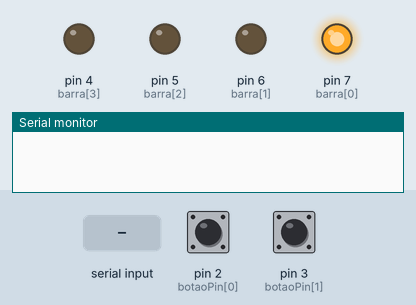
Simulated run of this sketch. Board: Arduino Uno, built with avr-gcc and run on an emulated ATmega328P. Shown: output pins drawn as LEDs (lit = HIGH), the last lines printed to the serial monitor. The test bench sets the inputs (shaded band); at power-on: pin 2 (botaoPin[0]) LOW, pin 3 (botaoPin[1]) LOW.

Above: at 0.01 s.
At 0.4 s:
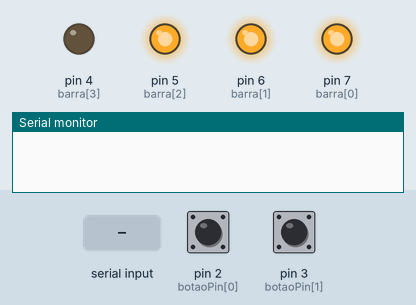
At 1.9 s:
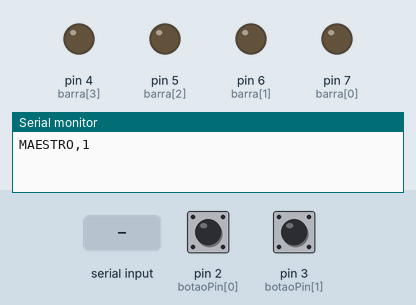
2.0 s: pin 2 (botaoPin[0]) pulled HIGH for 0.15 s
3.6 s: pin 3 (botaoPin[1]) pulled HIGH for 0.15 s
5.2 s: "PING\n" received over Serial
Timing chart, 0 to 8.2 s (numbered marks = the images above; inputs shaded):
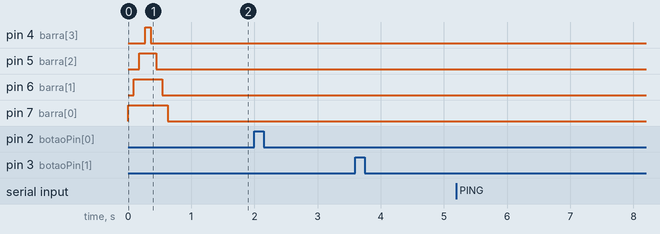

The sketch:

controle-maestro.ino
```cpp
/*
 * Maestro do Caos: controle de dois botões para o jogo.
 *
 * Circuito (o mesmo da protoboard):
 *   Botão azul (direito):     entre 5V e o pino 2, com resistor de 10 kΩ do pino 2 para o GND (pull-down)
 *   Botão vermelho (esquerdo): entre 5V e o pino 3, com resistor de 10 kΩ do pino 3 para o GND (pull-down)
 *   LEDs nos pinos 4, 5, 6 e 7, cada um com resistor de 220 Ω para o GND
 *     pino 7 fica na ponta esquerda da fileira e o pino 4 na ponta direita
 *
 * O que o controle faz:
 *   - Cada toque é enviado ao jogo pela USB como "B,E,<ms>" (esquerdo) ou "B,D,<ms>" (direito).
 *   - Os 4 LEDs mostram o combo: o jogo manda um nivel de 0 a 4 e acende essa quantidade, da esquerda
 *     para a direita. Com os 4 acesos o multiplicador de pontos está no máximo (×5).
 *   - Ao errar, o combo zera: os LEDs piscam duas vezes e apagam.
 *
 * Para testar sem o jogo, abra o Monitor Serial (115200) e envie C,0 até C,4.
 * Se os lados ficarem trocados, inverta LADO para {'E', 'D'}.
 */

const int botaoPin[2] = {2, 3};
const char LADO[2] = {'D', 'E'};          // pino 2 = direito (azul), pino 3 = esquerdo (vermelho)
const int BOTAO_APERTADO = HIGH;          // com pull-down, o pino fica HIGH quando aperta

const int barra[4] = {7, 6, 5, 4};        // ordem em que os LEDs acendem: da esquerda para a direita

const unsigned long DEBOUNCE_MS = 15;
const unsigned long PISCA_MS = 90;        // duração de cada metade da piscada ao perder o combo
const bool MOSTRAR_TEXTO = false;         // true mostra mensagens legíveis no Monitor Serial (Tinkercad)

// leitura dos botões
int estadoEstavel[2] = {LOW, LOW};
int ultimaLeitura[2] = {LOW, LOW};
unsigned long mudouEm[2] = {0, 0};

// combo
int nivel = 0;                            // 0 a 4 LEDs acesos
int nivelAntes = 0;                       // nível antes de perder o combo (para a piscada)
unsigned long piscandoDesde = 0;
bool piscando = false;

String comando = "";
unsigned long ultimoCaractere = 0;

void lerBotoes();
void botaoPressionado(int i);
void mudarNivel(int novo);
void atualizarLeds();
void lerComandos();
void executar(String c);

void setup() {
  Serial.begin(115200);
  for (int i = 0; i < 2; i++) {
    pinMode(botaoPin[i], INPUT);
  }
  for (int i = 0; i < 4; i++) {
    pinMode(barra[i], OUTPUT);
  }
  // animação de boas-vindas: a barra enche e esvazia
  for (int i = 0; i < 4; i++) { digitalWrite(barra[i], HIGH); delay(90); }
  for (int i = 3; i >= 0; i--) { digitalWrite(barra[i], LOW); delay(90); }
  Serial.println("MAESTRO,1");
  if (MOSTRAR_TEXTO) {
    Serial.println("Controle pronto. Aperte os botões ou envie C,0 a C,4.");
  }
}

void loop() {
  lerBotoes();
  lerComandos();
  atualizarLeds();
}

void lerBotoes() {
  unsigned long agora = millis();
  for (int i = 0; i < 2; i++) {
    int leitura = digitalRead(botaoPin[i]);
    if (leitura != ultimaLeitura[i]) {
      ultimaLeitura[i] = leitura;
      mudouEm[i] = agora;
    }
    if (agora - mudouEm[i] >= DEBOUNCE_MS && leitura != estadoEstavel[i]) {
      estadoEstavel[i] = leitura;
      if (leitura == BOTAO_APERTADO) {
        botaoPressionado(i);      // só uma vez por toque, mesmo segurando o botão
      }
    }
  }
}

void botaoPressionado(int i) {
  Serial.print("B,");
  Serial.print(LADO[i]);
  Serial.print(',');
  Serial.println(millis());
  if (MOSTRAR_TEXTO) {
    Serial.println(LADO[i] == 'E' ? "  botão esquerdo (vermelho)" : "  botão direito (azul)");
  }
}

void mudarNivel(int novo) {
  if (novo < 0) novo = 0;
  if (novo > 4) novo = 4;
  if (novo < nivel && nivel > 0) {
    // perdeu o combo: pisca os LEDs que estavam acesos
    nivelAntes = nivel;
    piscando = true;
    piscandoDesde = millis();
  }
  nivel = novo;
}

void atualizarLeds() {
  int acesos = nivel;
  if (piscando) {
    unsigned long passou = millis() - piscandoDesde;
    if (passou >= 4 * PISCA_MS) {
      piscando = false;
    } else {
      bool ligado = (passou / PISCA_MS) % 2 == 0;   // liga, desliga, liga, desliga
      acesos = ligado ? nivelAntes : 0;
    }
  }
  for (int i = 0; i < 4; i++) {
    digitalWrite(barra[i], i < acesos ? HIGH : LOW);
  }
}

void lerComandos() {
  while (Serial.available() > 0) {
    char c = Serial.read();
    ultimoCaractere = millis();
    if (c == '\n' || c == '\r') {
      if (comando.length() > 0) {
        executar(comando);
        comando = "";
      }
    } else if (comando.length() < 20) {
      comando += c;
    }
  }
  // no Monitor Serial sem "Nova linha" o comando chega sem fim de linha
  if (comando.length() > 0 && millis() - ultimoCaractere > 200) {
    executar(comando);
    comando = "";
  }
}

void executar(String c) {
  c.trim();
  c.toUpperCase();
  if (c.length() == 3 && c.charAt(0) == 'C' && c.charAt(1) == ',' && c.charAt(2) >= '0' && c.charAt(2) <= '4') {
    mudarNivel(c.charAt(2) - '0');
  } else if (c == "PING") {
    Serial.println("PONG");
  }
}
```
